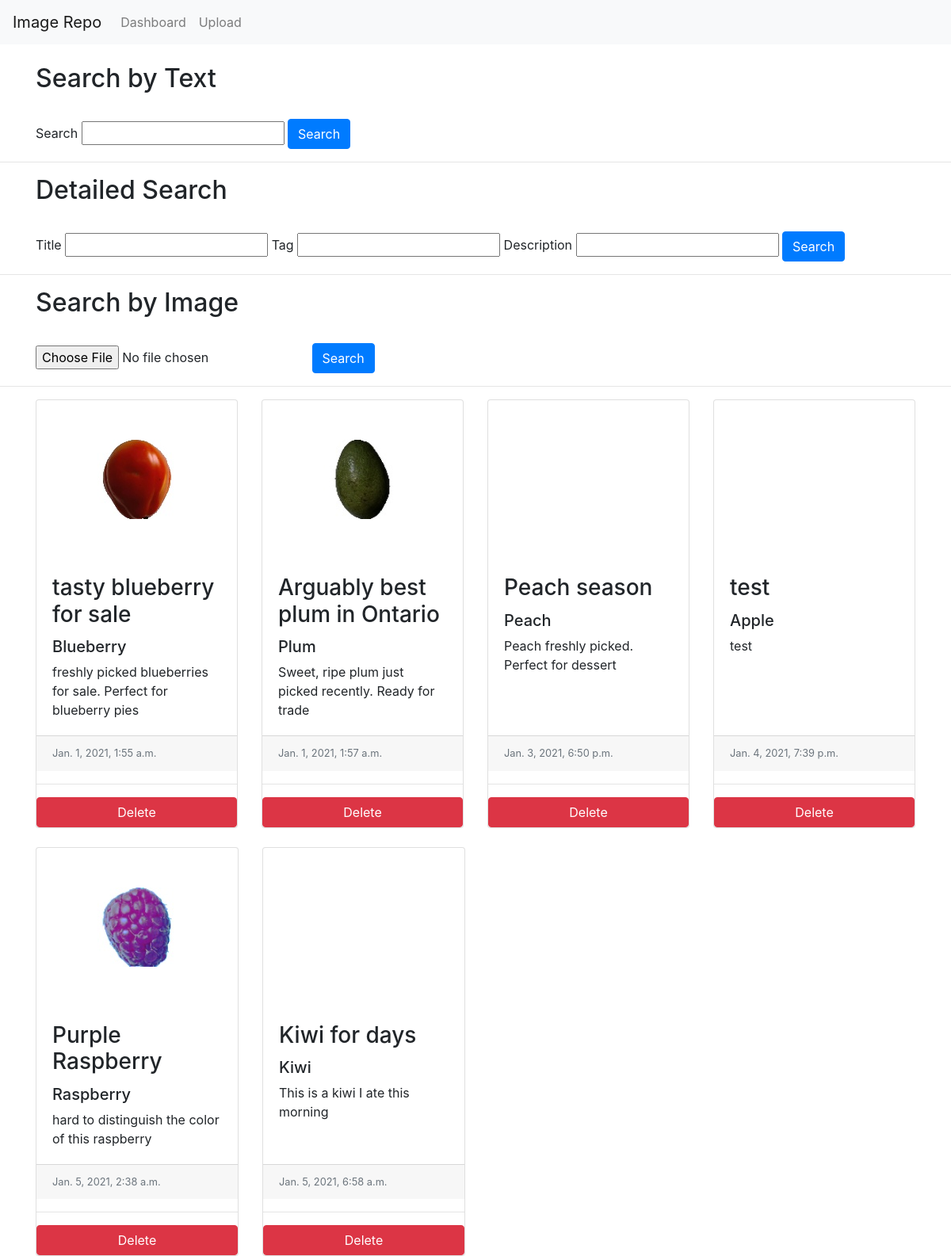
/, run on an earlier commit of the app's database.
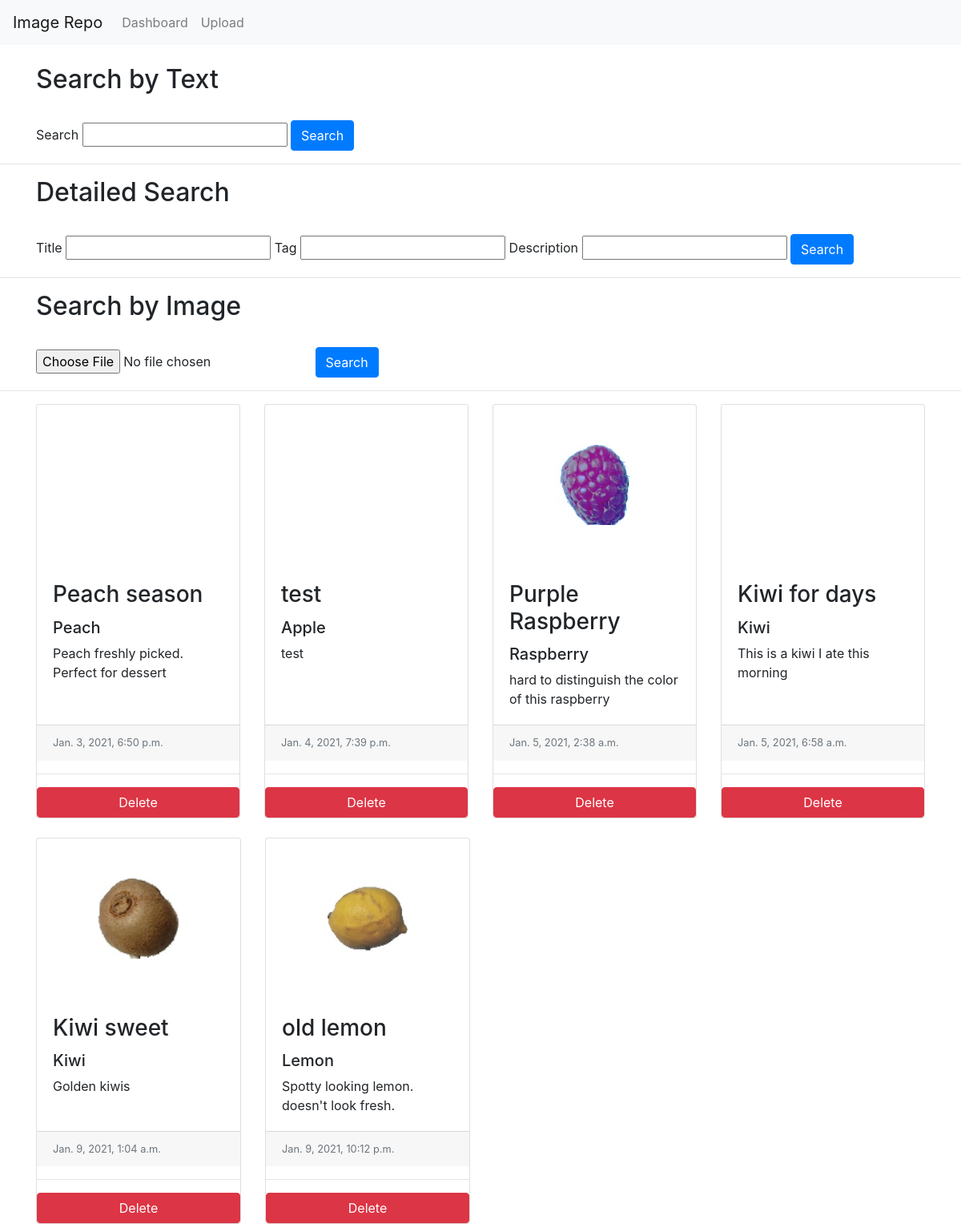
And on a later commit of the database.
### repo/models.py (models this page shows, shortened)
class Image(models.Model):
    title = models.CharField(max_length=200)
    tag = models.TextField(null=True)
    description = models.TextField(null=True)
    date_created = models.DateTimeField(auto_now_add=True)
    image_path = models.TextField(null=True,blank=True)
    @property
    def img_url(self):
        return static(self.image_path)

### repo/views.py (the view, shortened to what this page needs)
# urls.py: 2. Add a URL to urlpatterns:  path('', views.home, name='home')
def home(request):
    images = Image.objects.all()
    imageFilter = ImageFilter(request.GET,queryset=images)
    images = imageFilter.qs
    context = {
        'images':images,
        'imageFilter':imageFilter,
    }
    return render(request,'repo/dashboard.html', context= context)

### repo/templates/repo/dashboard.html (shortened to what this page needs)
{% extends 'repo/main.html' %}
{% load static %}
{% block content %}
<br>
<div class="container">
    <h2>Search by Text</h2>
    <br>
    <form method="get">
            <label for="{{imageFilter.form.combine_filter.id_for_label}}" >Search</label>
            {{imageFilter.form.combine_filter}}
            <button class="btn btn-primary" type="submit">Search</button>
    </form>
</div>
<hr>
<div class="container">
    <h2>Detailed Search</h2>
    <br>
    <form method="get">
            <label for="{{imageFilter.form.title_filter.id_for_label}}" >Title</label>
            {{imageFilter.form.title_filter}}
            <label for="{{imageFilter.form.title_filter.tag_filter}}">Tag</label>
            {{imageFilter.form.tag_filter}}
            <label for="{{imageFilter.form.desc_filter.tag_filter}}">Description</label>
            {{imageFilter.form.desc_filter}}
            <button class="btn btn-primary" type="submit">Search</button>
    </form>
</div>
<hr>
<div class="container">
    <h2>Search by Image</h2>
    <br>
    <form action="" method="POST" enctype="multipart/form-data">
        <input type="file" name="searchImg"/>
        <button class="btn btn-primary" type="submit" name="submit">Search</button>
    </form>
</div>
<hr>
<div class="container">
    <div class="card-deck">
        {% for image in images %}
        <div class="card" style="max-width: 16rem;">
            <div style="background:url({{image.img_url}});background-position:center; background-repeat: no-repeat; height: 200; width: 100%;"></div>
            <div class="card-body">
                <h3 class="card-title">{{image.title}}</h3>
                <h5 class="card-text">{{image.tag}}</h5>
                <p class="card-text">{{image.description}}</p>
            </div>
            <div class="card-footer">
                <small class="text-muted">{{image.date_created}}</small>
            </div>
            <hr>
            <a href="{% url 'delete_image' image.id %}" class="btn btn-danger">Delete</a>
        </div>
        {% if forloop.counter|divisibleby:"4" %}
    </div><br><div class="card-deck">
    {% endif %}
    {% empty %}
    <h1>No Result</h1>
    {% endfor %}
    </div>
</div>
{% endblock %}

### repo/templates/repo/main.html (shortened to what this page needs)
<html lang="en">
<head>
    <link rel="stylesheet" href="https://stackpath.bootstrapcdn.com/bootstrap/4.4.1/css/bootstrap.min.css">
</head>
<body>
    {% include 'repo/navbar.html' %}
    {% block content %}
    {% endblock %}
</body>
</html>

### repo/templates/repo/navbar.html (shortened to what this page needs)
<nav class="navbar navbar-expand-lg navbar-light bg-light">
    <a class="navbar-brand" href="{% url 'dashboard' %}">Image Repo</a>
    <div class="collapse navbar-collapse" id="navbarNavDropdown">
      <ul class="navbar-nav">
        <li class="nav-item">
          <a class="nav-link" href="{% url 'dashboard' %}">Dashboard </a>
        </li>
        <li class="nav-item">
          <a class="nav-link" href="{% url 'upload' %}">Upload</a>
        </li>
      </ul>
    </div>
  </nav>

What changed in the data, as far as the page shows it:
removed Image: shows a picture, title "tasty blueberry for sale", tag "Blueberry", description "freshly picked blueberries for sale. Perfect for blueberry pies", date_created "Jan. 1, 2021, 1:55 a.m."
removed Image: shows a picture, title "Arguably best plum in Ontario", tag "Plum", description "Sweet, ripe plum just picked recently. Ready for trade", date_created "Jan. 1, 2021, 1:57 a.m."
added Image: shows a picture, title "Kiwi sweet", tag "Kiwi", description "Golden kiwis", date_created "Jan. 9, 2021, 1:04 a.m."
added Image: shows a picture, title "old lemon", tag "Lemon", description "Spotty looking lemon. doesn't look fresh.", date_created "Jan. 9, 2021, 10:12 p.m."
